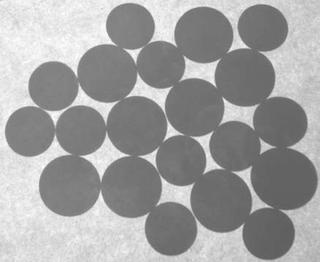
#> input picture 060_Hough_Circle/test.jpg, 320 x 262 px, found by its file name
$ python 060_hough_circle.py
#> lines starting #> are read from the running program, lines starting #| are printed output that depends on the picture; after the words box and inside, x2 and y2 are one past the last pixel; in counts of white or black regions, pixels touching at a corner belong together
import cv2 as cv
import numpy as np


src = cv.imread("H:/OpenCV_Learning/060_Hough_Circle/test.jpg")
#> src is the input picture: shape (262, 320, 3); min 89, max 255, mean 160.1
cv.namedWindow("input", cv.WINDOW_AUTOSIZE)
cv.imshow("input", src)
gray = cv.cvtColor(src, cv.COLOR_BGR2GRAY)
gray = cv.GaussianBlur(gray, (9, 9), 2, 2)
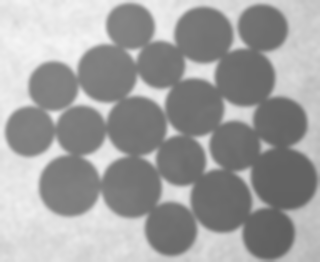
#> gray: shape (262, 320); min 95, max 245, mean 160.1
dp = 2
param1 = 100
param2 = 80


circles = cv.HoughCircles(gray, cv.HOUGH_GRADIENT, dp, 10, None, param1, param2, 20, 100)
#> circles = 15 rows, first 8: [69, 185, 31], [29, 131, 25.2], [131, 187, 30], [107, 73, 30], [137, 125, 30.2], [245, 77, 29.8], [81, 131, 26], [53, 85, 25.4]
for c in circles[0,:]:
    print(c)
    cx, cy, r = c
    cv.circle(src, (cx, cy), 2, (0, 255, 0), 2, 8, 0)
    cv.circle(src, (cx, cy), r, (0, 0, 255), 2, 8, 0)
#> this loop made 15 passes
#> (cx, cy, r) on passes 1 to 12: (69, 185, 31), (29, 131, 25.2), (131, 187, 30), (107, 73, 30), (137, 125, 30.2), (245, 77, 29.8), (81, 131, 26), (53, 85, 25.4), (269, 233, 25.2), (203, 35, 29.8), (285, 177, 32.2), (235, 145, 25.6)
#| [ 69. 185.  31.]
#| [ 29.  131.   25.2]
#| [131. 187.  30.]
#| [107.  73.  30.]
#| [137.  125.   30.2]
#| [245.   77.   29.8]
#| [ 81. 131.  26.]
#| [53.  85.  25.4]
#> (further printed lines are left out)
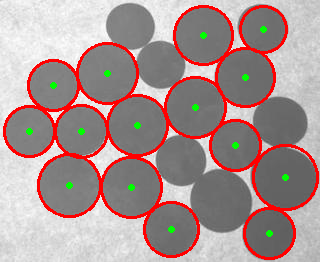
#> src: shape (262, 320, 3); 9.6% of pixels changed, all inside (x1, y1, x2, y2) = (3, 5, 319, 260)


# 显示
cv.imshow("hough circle demo", src)
cv.imwrite("hough_circle.png", src)
cv.waitKey(0)
cv.destroyAllWindows()
